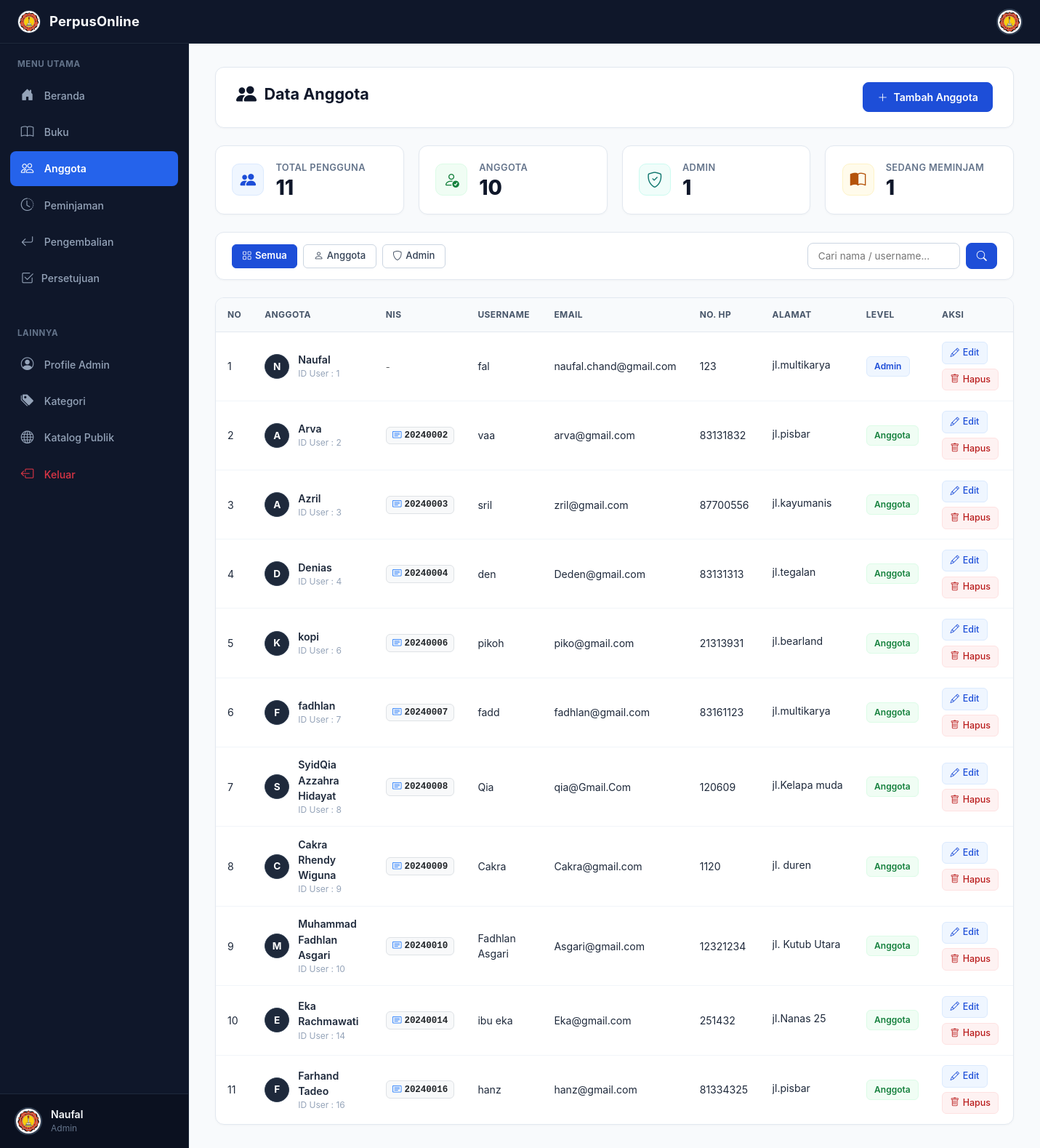
Screenshot of /anggota.php (signed in) with the database file from the repository.
### tables this page shows
CREATE TABLE `user` (
  `id_user` int NOT NULL AUTO_INCREMENT,
  `nama` varchar(255) NOT NULL,
  `nis` varchar(20) DEFAULT NULL,
  `username` varchar(255) NOT NULL,
  `password` varchar(255) NOT NULL,
  `email` varchar(255) NOT NULL,
  `alamat` varchar(255) NOT NULL,
  `no_hp` int NOT NULL,
  `level` enum('admin','anggota') NOT NULL,
  `foto_profil` varchar(255) DEFAULT NULL,
  PRIMARY KEY (`id_user`)
);

### anggota.php (the view, shortened to what this page needs)
<?php
$conn = new mysqli("localhost", "root", "", "perpustakaan");
$search = isset($_GET['search']) ? $conn->real_escape_string(trim($_GET['search'])) : '';
$level_filter = isset($_GET['level']) ? $conn->real_escape_string($_GET['level']) : '';
$where = "WHERE 1=1";
$result = $conn->query("SELECT * FROM user $where ORDER BY id_user ASC");
$total_semua   = $conn->query("SELECT COUNT(*) AS c FROM user")->fetch_assoc()['c'];
$total_anggota = $conn->query("SELECT COUNT(*) AS c FROM user WHERE level='anggota'")->fetch_assoc()['c'];
$total_admin   = $conn->query("SELECT COUNT(*) AS c FROM user WHERE level='admin'")->fetch_assoc()['c'];
$total_aktif   = $conn->query("SELECT COUNT(DISTINCT id_user) AS c FROM peminjaman WHERE status_peminjaman='dipinjam'")->fetch_assoc()['c'];
?>
<!DOCTYPE html>
<html lang="id">
<head>
    <link href="https://cdn.jsdelivr.net/npm/bootstrap@5.3.2/dist/css/bootstrap.min.css" rel="stylesheet">
    <link rel="stylesheet" href="https://cdn.jsdelivr.net/npm/bootstrap-icons@1.11.1/font/bootstrap-icons.css">
    <link rel="stylesheet" href="katalog_styles.css">
</head>
<body>
<header class="main-header">
    <a href="beranda.php" class="brand">
        <img src="logo 40.jpeg" alt="Logo"><span><?= NAMA_PERPUS ?></span>
    </a>
    <div class="search-box">
        <div class="dropdown">
            <img src="logo 40.jpeg" alt="User" class="user-avatar" data-bs-toggle="dropdown">
        </div>
    </div>
</header>
<div class="layout-wrapper">
    <aside class="sidebar" id="sidebar">
        <div class="sidebar-section">
            <div class="sidebar-title">Menu Utama</div>
            <div class="nav-item"><a href="beranda.php" class="nav-link"><i class="bi bi-house-door-fill"></i><span>Beranda</span></a></div>
            <div class="nav-item"><a href="buku.php" class="nav-link"><i class="bi bi-book"></i><span>Buku</span></a></div>
            <div class="nav-item"><a href="anggota.php" class="nav-link active"><i class="bi bi-people"></i><span>Anggota</span></a></div>
            <div class="nav-item"><a href="peminjaman.php" class="nav-link"><i class="bi bi-clock-history"></i><span>Peminjaman</span></a></div>
            <div class="nav-item"><a href="pengembalian.php" class="nav-link"><i class="bi bi-arrow-return-left"></i><span>Pengembalian</span></a></div>
            <div class="nav-item">
                <a href="persetujuan_admin.php" class="nav-link d-flex align-items-center justify-content-between">
                    <div class="d-flex align-items-center gap-2">
                        <i class="bi bi-check2-square"></i><span>Persetujuan</span>
                    </div>
                </a>
            </div>
        </div>
        <div class="sidebar-section">
            <div class="sidebar-title">Lainnya</div>
            <div class="nav-item">
                <a href="profile_admin.php" class="nav-link">
                    <i class="bi bi-person-circle"></i><span>Profile Admin</span>
                </a>
            </div>
            <div class="nav-item">
                <a href="tambah_kategori.php" class="nav-link">
                    <i class="bi bi-tags-fill"></i>
                    <span>Kategori</span>
                </a>
            </div>
            <div class="nav-item">
                <a href="index.php" class="nav-link">
                    <i class="bi bi-globe"></i><span>Katalog Publik</span>
                </a>
            </div>
            <div class="nav-item">
                <a href="logout.php" class="nav-link text-danger">
                    <i class="bi bi-box-arrow-left"></i><span>Keluar</span>
                </a>
            </div>
        </div>
        <div class="sidebar-user">
            <img src="logo 40.jpeg" alt="User">
            <div class="sidebar-user-info">
                <div class="sidebar-user-name"><?php echo htmlspecialchars($_SESSION['nama']); ?></div>
                <div class="sidebar-user-role"><?php echo htmlspecialchars($_SESSION['level']); ?></div>
            </div>
        </div>
    </aside>
    <main class="main-content">
        <div class="page-header">
            <h1 class="page-title">
                <i class="bi bi-people-fill" style="font-size:1.75rem;"></i> Data Anggota
            </h1>
            <button class="btn-primary-custom" data-bs-toggle="modal" data-bs-target="#modalTambah">
                <i class="bi bi-plus-lg"></i> Tambah Anggota
            </button>
        </div>
        <div class="stats-grid">
            <div class="stat-card">
                <div class="stat-icon blue"><i class="bi bi-people-fill"></i></div>
                <div><div class="stat-label">Total Pengguna</div><div class="stat-value"><?= $total_semua ?></div></div>
            </div>
            <div class="stat-card">
                <div class="stat-icon green"><i class="bi bi-person-check"></i></div>
                <div><div class="stat-label">Anggota</div><div class="stat-value"><?= $total_anggota ?></div></div>
            </div>
            <div class="stat-card">
                <div class="stat-icon purple"><i class="bi bi-shield-check"></i></div>
                <div><div class="stat-label">Admin</div><div class="stat-value"><?= $total_admin ?></div></div>
            </div>
            <div class="stat-card">
                <div class="stat-icon orange"><i class="bi bi-book-half"></i></div>
                <div><div class="stat-label">Sedang Meminjam</div><div class="stat-value"><?= $total_aktif ?></div></div>
            </div>
        </div>
        <div class="filter-bar">
            <a href="anggota.php" class="filter-btn <?= $level_filter == '' ? 'active' : '' ?>"><i class="bi bi-grid"></i> Semua</a>
            <a href="anggota.php?level=anggota" class="filter-btn <?= $level_filter == 'anggota' ? 'active' : '' ?>"><i class="bi bi-person"></i> Anggota</a>
            <a href="anggota.php?level=admin" class="filter-btn purple <?= $level_filter == 'admin' ? 'active purple' : '' ?>"><i class="bi bi-shield"></i> Admin</a>
            <div class="search-filter">
                <form method="GET" style="display:flex;gap:0.5rem;">
                    <input type="text" name="search" placeholder="Cari nama / username..." value="<?= htmlspecialchars($search) ?>">
                    <button type="submit"><i class="bi bi-search"></i></button>
                </form>
            </div>
        </div>
        <div class="table-card">
            <div class="table-responsive">
                <table>
                    <thead>
                        <tr>
                            <th>No</th>
                            <th>Anggota</th>
                            <th>NIS</th>
                            <th>Username</th>
                            <th>Email</th>
                            <th>No. HP</th>
                            <th>Alamat</th>
                            <th>Level</th>
                            <th>Aksi</th>
                        </tr>
                    </thead>
                    <tbody>
                    <?php if ($result && $result->num_rows > 0):
                        $no = 1;
                        while ($row = $result->fetch_assoc()):
                            $inisial = strtoupper(mb_substr($row['nama'], 0, 1));
                    ?>
                        <tr>
                            <td><?= $no++ ?></td>
                            <td>
                                <div style="display:flex;align-items:center;gap:0.75rem;">
                                    <div class="avatar-circle"><?= htmlspecialchars($inisial) ?></div>
                                    <div>
                                        <div style="font-weight:600;"><?= htmlspecialchars($row['nama']) ?></div>
                                        <div style="font-size:0.75rem;color:#94a3b8;">ID User : <?= $row['id_user'] ?></div>
                                    </div>
                                </div>
                            </td>
                            <td>
                                <?php if (!empty($row['nis'])): ?>
                                    <span class="badge bg-light text-dark border font-monospace" style="font-size:0.78rem;">
                                        <i class="bi bi-card-text me-1 text-primary"></i><?= htmlspecialchars($row['nis']) ?>
                                    </span>
                                <?php else: ?>
                                    <span class="text-muted" style="font-size:0.8rem;">-</span>
                                <?php endif; ?>
                            </td>
                            <td><?= htmlspecialchars($row['username']) ?></td>
                            <td><?= htmlspecialchars($row['email'] ?? '-') ?></td>
                            <td><?= htmlspecialchars($row['no_hp'] ?? '-') ?></td>
                            <td>
                                <span title="<?= htmlspecialchars($row['alamat'] ?? '') ?>" style="max-width:150px;display:inline-block;overflow:hidden;text-overflow:ellipsis;white-space:nowrap;">
                                    <?= htmlspecialchars($row['alamat'] ?? '-') ?>
                                </span>
                            </td>
                            <td>
                                <span class="badge-level <?= $row['level'] === 'admin' ? 'badge-admin' : 'badge-anggota' ?>">
                                    <?= ucfirst(htmlspecialchars($row['level'])) ?>
                                </span>
                            </td>
                            <td>
                                <div style="display:flex;gap:0.4rem;flex-wrap:wrap;">
                                    <button class="btn-action btn-edit"
                                        onclick="bukaModalEdit(<?= $row['id_user'] ?>, '<?= addslashes($row['nama']) ?>', '<?= addslashes($row['nis'] ?? '') ?>', '<?= addslashes($row['username']) ?>', '<?= addslashes($row['email'] ?? '') ?>', '<?= addslashes($row['alamat'] ?? '') ?>', '<?= addslashes($row['no_hp'] ?? '') ?>')"
                                        data-bs-toggle="modal" data-bs-target="#modalEdit">
                                        <i class="bi bi-pencil"></i> Edit
                                    </button>
                                    <a href="anggota.php?hapus=<?= $row['id_user'] ?>" class="btn-action btn-hapus"
                                       onclick="return confirm('Yakin hapus anggota <?= addslashes($row['nama']) ?>?')">
                                        <i class="bi bi-trash"></i> Hapus
                                    </a>
                                </div>
                            </td>
                        </tr>
                    <?php endwhile; endif; ?>
                    </tbody>
                </table>
            </div>
        </div>
    </main>
</div>
</body>
</html>

### katalog_styles.css (style rules this page uses)
:root { --primary: #1d4ed8; --primary-hover: #1e40af; --primary-light: #eff6ff; --success: #15803d; --success-light: #dcfce7; --warning: #b45309; --warning-light: #fef3c7; --danger: #b91c1c; --danger-light: #fee2e2; --slate-900: #0f172a; --slate-800: #1e293b; --slate-700: #334155; --slate-600: #475569; --slate-100: #f1f5f9; --slate-50: #f8fafc; }

### rows the page displays
user: nama "N", nama "Naufal", id_user "1", username "fal", email "naufal.chand@gmail.com", no_hp "123", alamat "jl.multikarya", level "Admin"
user: nama "A", nama "Arva", id_user "2", nis "20240002", username "vaa", email "arva@gmail.com", no_hp "83131832", alamat "jl.pisbar", level "Anggota"
user: nama "A", nama "Azril", id_user "3", nis "20240003", username "sril", email "zril@gmail.com", no_hp "87700556", alamat "jl.kayumanis", level "Anggota"
user: nama "D", nama "Denias", id_user "4", nis "20240004", username "den", email "Deden@gmail.com", no_hp "83131313", alamat "jl.tegalan", level "Anggota"
user: nama "K", nama "kopi", id_user "6", nis "20240006", username "pikoh", email "piko@gmail.com", no_hp "21313931", alamat "jl.bearland", level "Anggota"
user: nama "F", nama "fadhlan", id_user "7", nis "20240007", username "fadd", email "fadhlan@gmail.com", no_hp "83161123", alamat "jl.multikarya", level "Anggota"
user: nama "S", nama "SyidQia Azzahra Hidayat", id_user "8", nis "20240008", username "Qia", email "qia@Gmail.Com", no_hp "120609", alamat "jl.Kelapa muda", level "Anggota"
user: nama "C", nama "Cakra Rhendy Wiguna", id_user "9", nis "20240009", username "Cakra", email "Cakra@gmail.com", no_hp "1120", alamat "jl. duren", level "Anggota"
user: nama "M", nama "Muhammad Fadhlan Asgari", id_user "10", nis "20240010", username "Fadhlan Asgari", email "Asgari@gmail.com", no_hp "12321234", alamat "jl. Kutub Utara", level "Anggota"
user: nama "E", nama "Eka Rachmawati", id_user "14", nis "20240014", username "ibu eka", email "Eka@gmail.com", no_hp "251432", alamat "jl.Nanas 25", level "Anggota"
user: nama "F", nama "Farhand Tadeo", id_user "16", nis "20240016", username "hanz", email "hanz@gmail.com", no_hp "81334325", alamat "jl.pisbar", level "Anggota"

### other values shown
NAMA_PERPUS "PerpusOnline"
$_SESSION['nama'] "Naufal"
$_SESSION['level'] "Admin"
$total_semua "11"
$total_anggota "10"
$total_admin "1"
$total_aktif "1"
